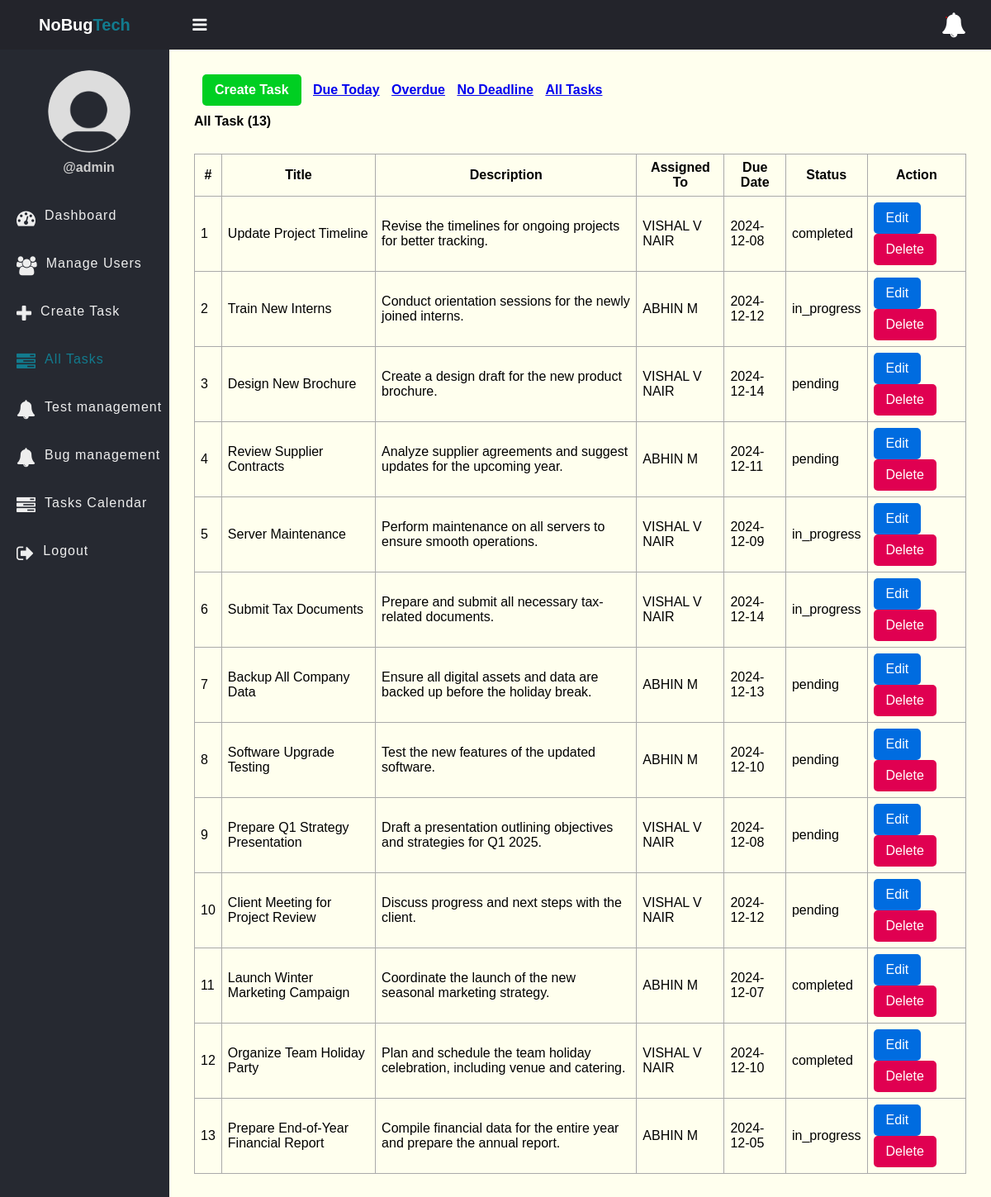
The app's page /tasks.php (signed in), older data.
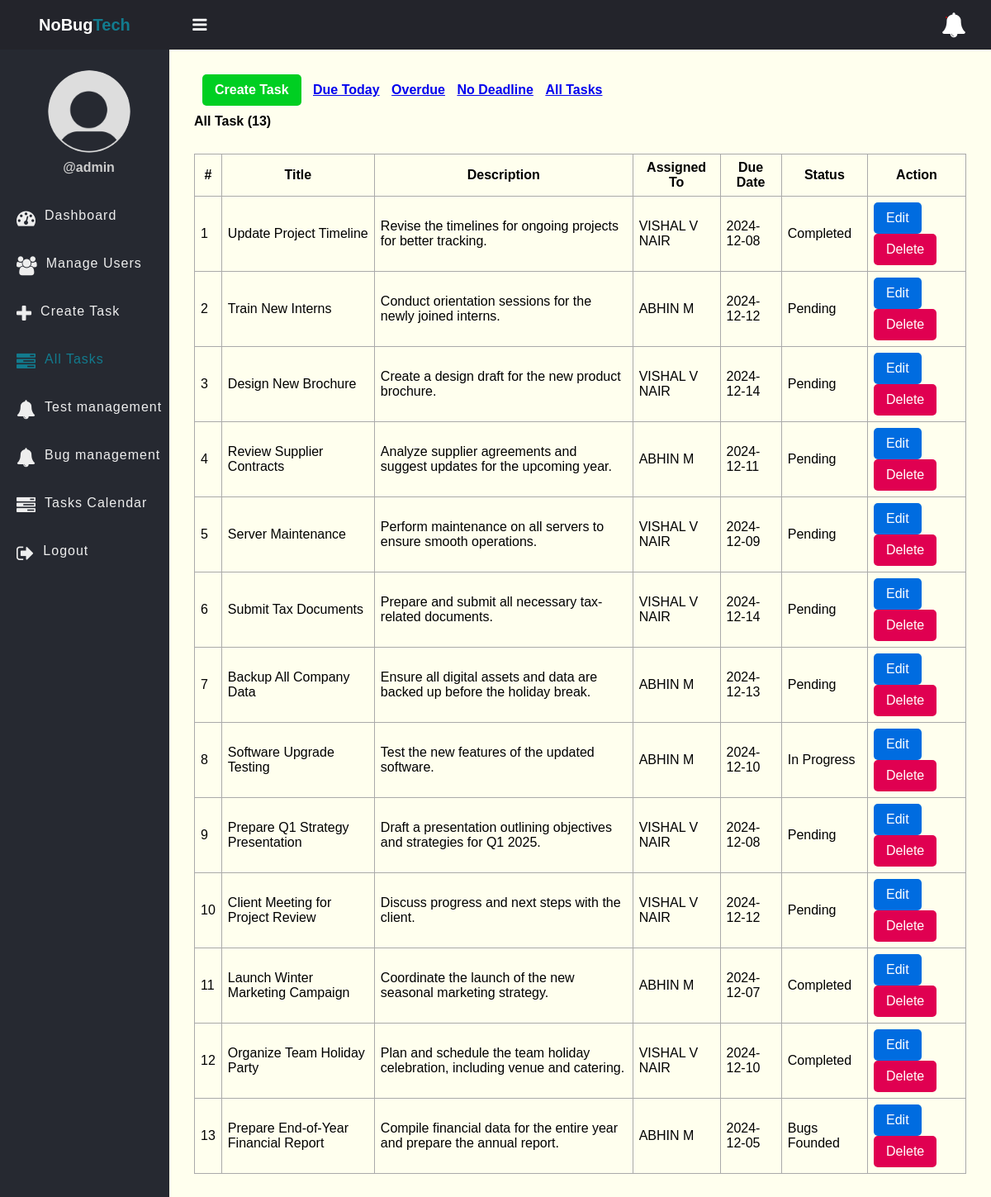
The same page, newer data.
### tables this page shows
CREATE TABLE `tasks` (
  `id` int(11) NOT NULL,
  `ProjectID` int(11) NOT NULL,
  `title` varchar(100) NOT NULL,
  `description` text DEFAULT NULL,
  `assigned_to` int(11) DEFAULT NULL,
  `due_date` date DEFAULT NULL,
  `status` enum('Pending','Bugs Founded','In Progress','Completed') DEFAULT NULL,
  `created_at` timestamp NOT NULL DEFAULT current_timestamp(),
  `Priority` int(11) NOT NULL
);

CREATE TABLE `users` (
  `id` int(11) NOT NULL,
  `full_name` varchar(50) NOT NULL,
  `username` varchar(50) NOT NULL,
  `password` varchar(255) NOT NULL,
  `role` enum('admin','employee') NOT NULL,
  `created_at` timestamp NOT NULL DEFAULT current_timestamp()
);

### app/Model/Task.php (called while the page is built, shortened)
<?php
function get_all_tasks($conn)
{
	$sql = "SELECT * FROM tasks ORDER BY id DESC";
	$stmt = $conn->prepare($sql);
	$stmt->execute([]);
	if ($stmt->rowCount() > 0) {
		$tasks = $stmt->fetchAll();
	} else $tasks = 0;
	return $tasks;
}
function count_tasks($conn)
{
	$sql = "SELECT id FROM tasks";
	$stmt = $conn->prepare($sql);
	$stmt->execute([]);
	return $stmt->rowCount();
}

### app/Model/User.php (called while the page is built, shortened)
<?php
function get_all_users($conn){
	$sql = "SELECT * FROM users WHERE role =? ";
	$stmt = $conn->prepare($sql);
	$stmt->execute(["employee"]);
	if($stmt->rowCount() > 0){
		$users = $stmt->fetchAll();
	}else $users = 0;
	return $users;
}

### tasks.php (the view, shortened to what this page needs)
<?php
if (isset($_SESSION['role']) && isset($_SESSION['id']) && $_SESSION['role'] == "admin") {
    include "DB_connection.php";
    include "app/Model/Task.php";
    include "app/Model/User.php";
    $text = "All Task";
    if (isset($_GET['due_date']) &&  $_GET['due_date'] == "Due Today") {
    	$text = "Due Today";
      $tasks = get_all_tasks_due_today($conn);
      $num_task = count_tasks_due_today($conn);
    }else if (isset($_GET['due_date']) &&  $_GET['due_date'] == "Overdue") {
    	$text = "Overdue";
      $tasks = get_all_tasks_overdue($conn);
      $num_task = count_tasks_overdue($conn);
    }else if (isset($_GET['due_date']) &&  $_GET['due_date'] == "No Deadline") {
    	$text = "No Deadline";
      $tasks = get_all_tasks_NoDeadline($conn);
      $num_task = count_tasks_NoDeadline($conn);
    }else{
    	 $tasks = get_all_tasks($conn);
       $num_task = count_tasks($conn);
    }
    $users = get_all_users($conn);
 ?>
<!DOCTYPE html>
<html>
<head>
	<link rel="stylesheet" href="https://stackpath.bootstrapcdn.com/font-awesome/4.7.0/css/font-awesome.min.css">
	<link rel="stylesheet" href="css/style.css?v=<?php echo time();?>">
</head>
<body>
	<?php include "inc/header.php" ?>
	<div class="body">
		<?php include "inc/nav.php" ?>
		<section class="section-1">
			<h4 class="title-2">
				<a href="create_task.php" class="btn">Create Task</a>
				<a href="tasks.php?due_date=Due Today">Due Today</a>
				<a href="tasks.php?due_date=Overdue">Overdue</a>
				<a href="tasks.php?due_date=No Deadline">No Deadline</a>
				<a href="tasks.php">All Tasks</a>
			</h4>
         <h4 class="title-2"><?=$text?> (<?=$num_task?>)</h4>
			<?php if ($tasks != 0) { ?>
			<table class="main-table">
				<tr>
					<th>#</th>
					<th>Title</th>
					<th>Description</th>
					<th>Assigned To</th>
					<th>Due Date</th>
					<th>Status</th>
					<th>Action</th>
				</tr>
				<?php $i=0; foreach ($tasks as $task) { ?>
				<tr>
					<td><?=++$i?></td>
					<td><?=$task['title']?></td>
					<td><?=$task['description']?></td>
					<td>
						<?php
                  foreach ($users as $user) {
						if($user['id'] == $task['assigned_to']){
							echo $user['full_name'];
						}}?>
	            </td>
	            <td><?php if($task['due_date'] == "") echo "No Deadline";
	                      else echo $task['due_date'];
	               ?></td>
	            <td><?=$task['status']?></td>
					<td>
						<a href="edit-task.php?id=<?=$task['id']?>" class="edit-btn">Edit</a>
						<a href="delete-task.php?id=<?=$task['id']?>" class="delete-btn">Delete</a>
					</td>
				</tr>
			   <?php	} ?>
			</table>
		<?php }else { ?>
			<h3>Empty</h3>
		<?php  }?>
		</section>
	</div>
</body>
</html>
<?php }else{
   $em = "First login";
   header("Location: login.php?error=$em");
   exit();
}
 ?>

### inc/header.php (shortened to what this page needs)
<header class="header">
	<h2 class="u-name">NoBug<b>Tech</b>
		<label for="checkbox">
			<i id="navbtn" class="fa fa-bars" aria-hidden="true"></i>
		</label>
	</h2>
	<span class="notification" id="notificationBtn">
		<i class="fa fa-bell" aria-hidden="true"></i>
		<span id="notificationNum"></span>
	</span>
</header>

### inc/nav.php
<nav class="side-bar">
	<div class="user-p">
		<img src="img/user.png">
		<h4>@<?= $_SESSION['username'] ?></h4>
	</div>
	<?php
	if ($_SESSION['role'] == "employee") {
	?>
		<ul id="navList">
			<li>
				<a href="index.php">
					<i class="fa fa-tachometer" aria-hidden="true"></i>
					<span>Dashboard</span>
				</a>
			</li>
			<li>
				<a href="my_task.php">
					<i class="fa fa-tasks" aria-hidden="true"></i>
					<span>My Task</span>
				</a>
			</li>
			<li>
				<a href="MyTaskCalendar.php">
					<i class="fa fa-tasks" aria-hidden="true"></i>
					<span>Task Calendar</span>
				</a>
			</li>
			<li>
				<a href="profile.php">
					<i class="fa fa-user" aria-hidden="true"></i>
					<span>Profile</span>
				</a>
			</li>
			<li>
				<a href="test_management.php">
					<i class="fa fa-bell" aria-hidden="true"></i>
					<span>Test management</span>
				</a>
			</li>
			<li>
				<a href="bugs.php">
					<i class="fa fa-bell" aria-hidden="true"></i>
					<span>Bug management</span>
				</a>
			</li>
			<li>
				<a href="notifications.php">
					<i class="fa fa-bell" aria-hidden="true"></i>
					<span>Notifications</span>
				</a>
			</li>
			<li>
				<a href="logout.php">
					<i class="fa fa-sign-out" aria-hidden="true"></i>
					<span>Logout</span>
				</a>
			</li>
		</ul>
	<?php } else { ?>
		<ul id="navList">
			<li>
				<a href="index.php">
					<i class="fa fa-tachometer" aria-hidden="true"></i>
					<span>Dashboard</span>
				</a>
			</li>
			<li>
				<a href="user.php">
					<i class="fa fa-users" aria-hidden="true"></i>
					<span>Manage Users</span>
				</a>
			</li>
			<li>
				<a href="create_task.php">
					<i class="fa fa-plus" aria-hidden="true"></i>
					<span>Create Task</span>
				</a>
			</li>
			<li>
				<a href="tasks.php">
					<i class="fa fa-tasks" aria-hidden="true"></i>
					<span>All Tasks</span>
				</a>
			</li>
			<li>
				<a href="test_management.php">
					<i class="fa fa-bell" aria-hidden="true"></i>
					<span>Test management</span>
				</a>
			</li>
			<li>
				<a href="bugs.php">
					<i class="fa fa-bell" aria-hidden="true"></i>
					<span>Bug management</span>
				</a>
			</li>
			<li>
				<a href="calendar.php">
					<i class="fa fa-tasks" aria-hidden="true"></i>
					<span>Tasks Calendar</span>
				</a>
			</li>
			<li>
				<a href="logout.php">
					<i class="fa fa-sign-out" aria-hidden="true"></i>
					<span>Logout</span>
				</a>
			</li>
		</ul>
	<?php } ?>
</nav>

### css/style.css (style rules this page uses)
* { padding: 0; margin: 0; box-sizing: border-box; font-family: arial, sans-serif; }
.header { display: flex; justify-content: space-between; align-items: center; padding: 15px 30px; background: #23242b; color: #fff; }
.u-name { font-size: 20px; padding-left: 17px; }
.u-name b { color: #127b8e; }
.header i { font-size: 30px; cursor: pointer; color: #fff; }
.header .notification { position: relative; cursor: pointer; }
.header .notification span { position: absolute; top: 5px; left: 5px; background: #C80000; padding: 1px; border-radius: 50%; }
.user-p { text-align: center; padding-left: 10px; padding-top: 25px; }
.user-p img { width: 100px; border-radius: 50%; }
.user-p h4 { color: #ccc; padding: 5px 0; }
.side-bar { width: 250px; background: #262931; min-height: 100vh; transition: 500ms width; }
.body { display: flex; }
.side-bar ul { margin-top: 20px; list-style: none; }
.side-bar ul li { font-size: 16px; padding-left: 20px; transition: 500ms; white-space: nowrap; overflow: hidden; text-overflow: ellipsis; margin-top: 5px; }
.side-bar ul li a { padding: 15px 0px; display: flex; text-decoration: none; color: #eee; cursor: pointer; letter-spacing: 1px; width: 100%; }
.side-bar .active a { color: #127b8e !important; }
.side-bar .active a i { color: #127b8e !important; }
.side-bar ul li a i { display: inline-block; padding-right: 10px; font-size: 23px; }
#navbtn { display: inline-block; margin-left: 70px; font-size: 20px; transition: 500ms color; }
.section-1 { padding: 30px; }
.section-1 .title-2 { margin-bottom: 10px; }
.section-1 .title-2 .btn { text-decoration: none; display: inline-block; padding-left: 10px; border: none; background: #00CF22; padding: 10px 15px; color: #fff; font-size: 16px; border-radius: 5px; cursor: pointer; outline: none; transition: background 1s; }
.section-1 .title-2 a { display: inline-block; margin-left: 10px; }
.section-1 { width: 100%; background: #ffe; }
.main-table, .main-table tr, .main-table th, .main-table td { border: 1px solid #aaa; border-collapse: collapse; padding: 7px; }
.main-table { width: 100%; margin-top: 30px; }
.delete-btn { text-decoration: none; display: inline-block; padding-left: 10px; border: none; background: #E00051; padding: 10px 15px; color: #fff; font-size: 16px; border-radius: 5px; cursor: pointer; outline: none; transition: background 1s; }
.edit-btn { text-decoration: none; display: inline-block; padding-left: 10px; border: none; background: #006CE0; padding: 10px 15px; color: #fff; font-size: 16px; border-radius: 5px; cursor: pointer; outline: none; transition: background 1s; }

Row changes from the older to the newer data that the page shows:
changed tasks "Update Project Timeline": status "completed" → "Completed"
changed tasks "Train New Interns": status "in_progress" → "Pending"
changed tasks "Design New Brochure": status "pending" → "Pending"
changed tasks "Review Supplier Contracts": status "pending" → "Pending"
changed tasks "Server Maintenance": status "in_progress" → "Pending"
changed tasks "Submit Tax Documents": status "in_progress" → "Pending"
changed tasks "Backup All Company Data": status "pending" → "Pending"
changed tasks "Software Upgrade Testing": status "pending" → "In Progress"
changed tasks "Prepare Q1 Strategy Presentation": status "pending" → "Pending"
changed tasks "Client Meeting for Project Review": status "pending" → "Pending"
changed tasks "Launch Winter Marketing Campaign": status "completed" → "Completed"
changed tasks "Organize Team Holiday Party": status "completed" → "Completed"
changed tasks "Prepare End-of-Year Financial Report": status "in_progress" → "Bugs Founded"
